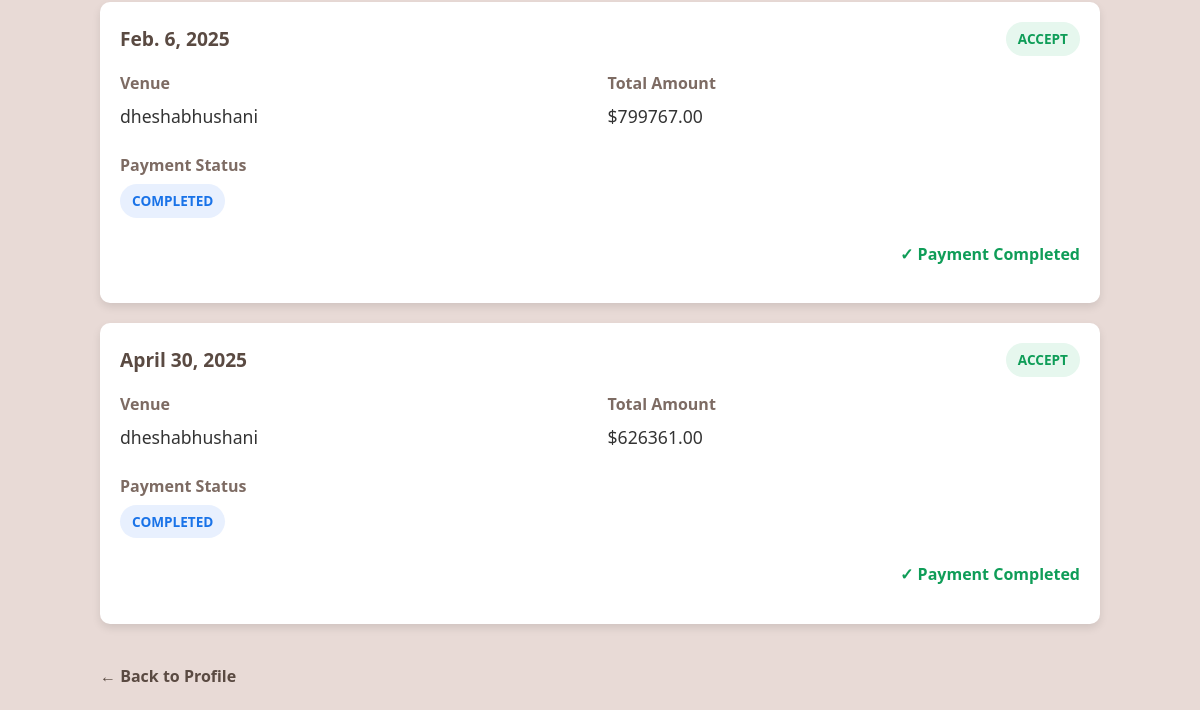
The app's page /view_bookings (signed in, lower part), older data.
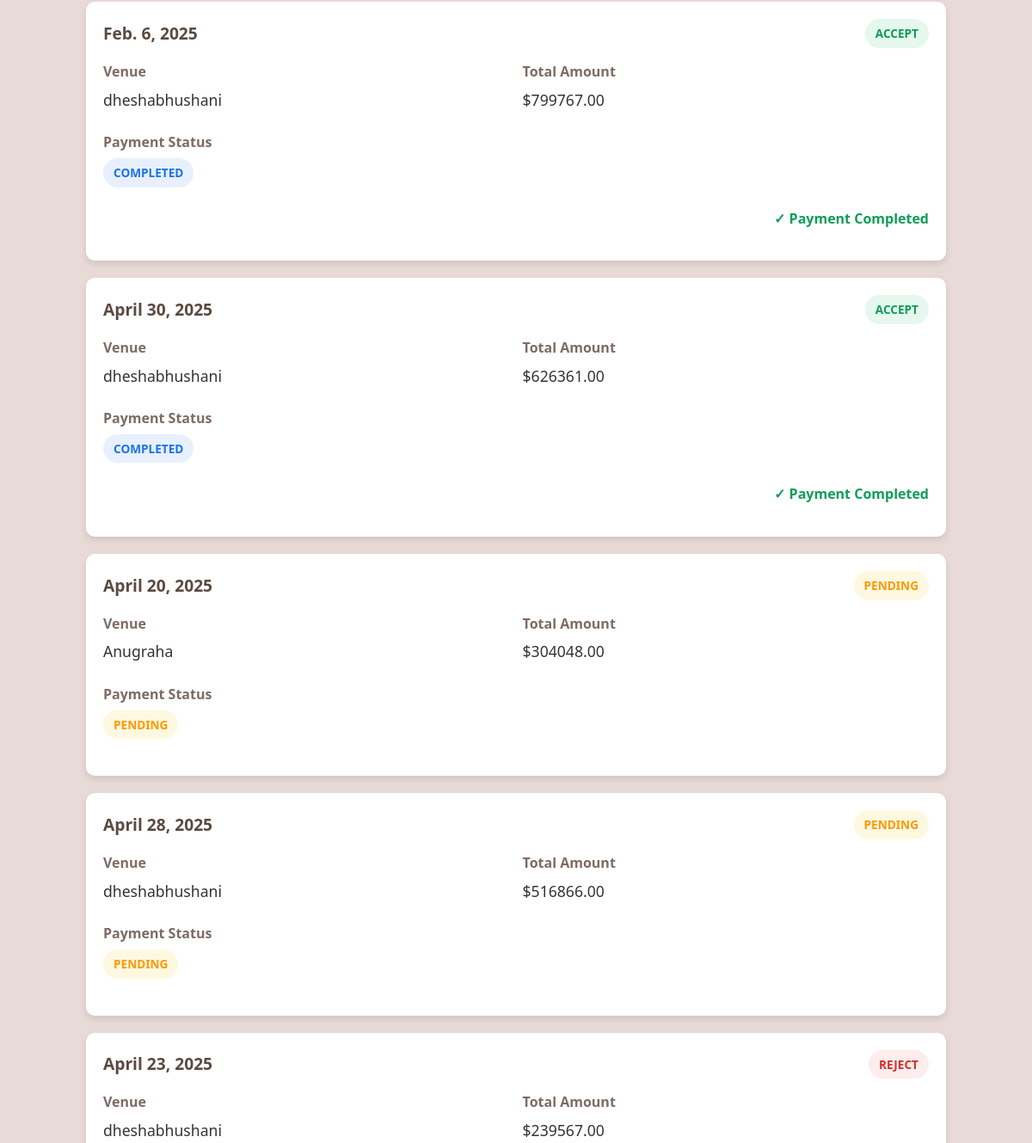
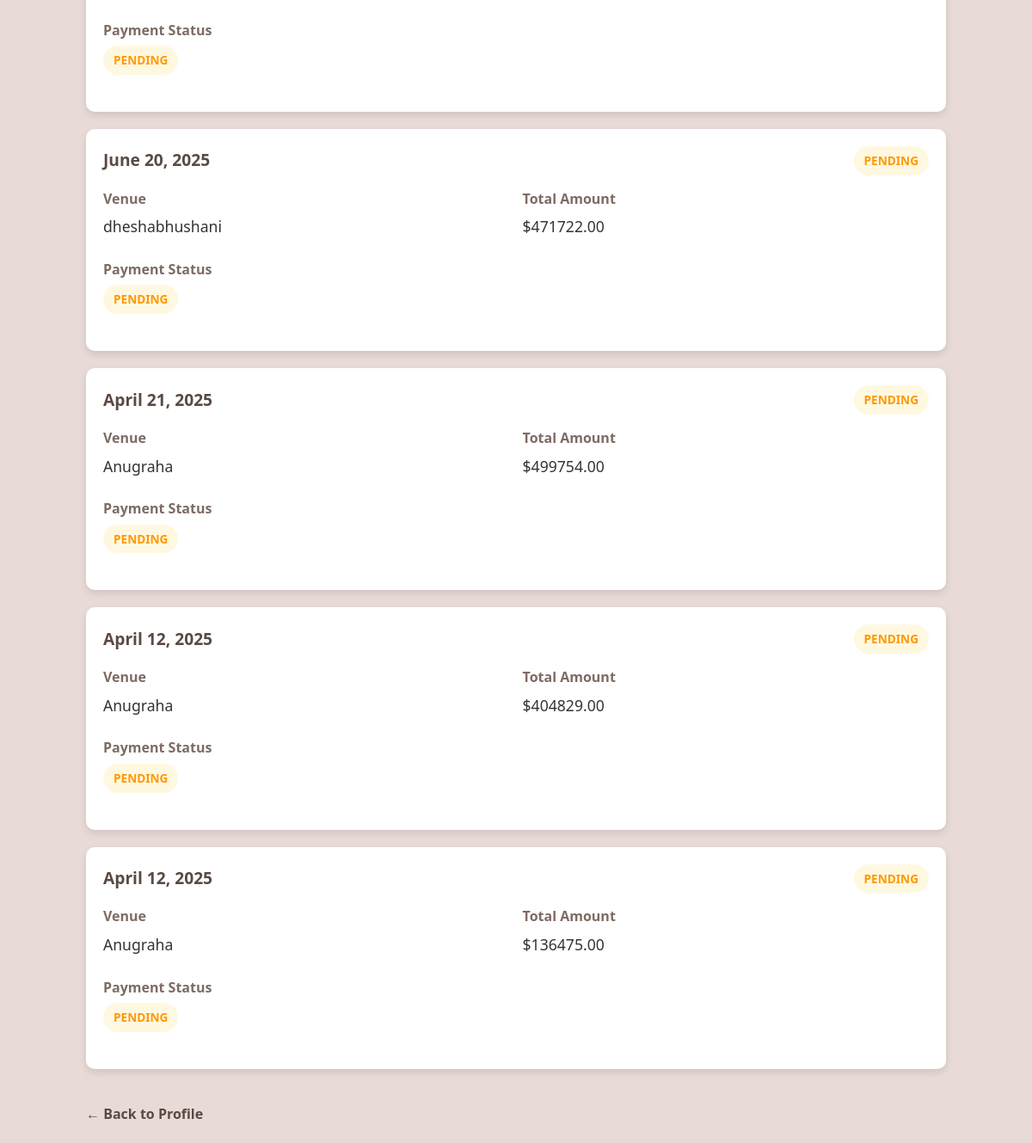
The same page, newer data (2 pictures, top to bottom).
### app/models.py (models this page shows)
class Bookings(models.Model):
    event_date=models.DateField(null=True)
    event_status=models.CharField(max_length=100,default='Pending')
    user_id=models.ForeignKey(User,on_delete=models.CASCADE)
    hall_id=models.ForeignKey(Halls,on_delete=models.CASCADE)
    booking_date=models.DateField(auto_now_add=True)
    payment_status=models.CharField(max_length=100,default='Pending')
    photography=models.CharField(max_length=100,null=True,blank=True)
    no_of_persons=models.IntegerField(null=True,blank=True)
    food_value=models.BooleanField(null=True,blank=True)
    food=models.ForeignKey(Food,on_delete=models.SET_NULL, null=True, blank=True)
    decoration_value=models.BooleanField(null=True,blank=True)
    decoration=models.ForeignKey(Decoration,on_delete=models.SET_NULL, null=True, blank=True)
    photography_cost=models.DecimalField(max_digits=10,decimal_places=2)
    total_payment=models.DecimalField(max_digits=10,decimal_places=2)

class Halls(models.Model):
    name=models.CharField(max_length=100)
    location=models.CharField(max_length=200)
    capacity=models.IntegerField()
    price_per_day=models.DecimalField(max_digits=10,decimal_places=2)
    photo_url=models.ImageField(upload_to='images/')
    description=models.TextField(blank=True,null=True)

### app/views.py (the view)
# urls.py: path('view_bookings',views.view_bookings,name='view_bookings'),
@login_required(login_url='login')
def view_bookings(request):
    user=User.objects.get(id=request.user.id)
    bookings = Bookings.objects.filter(user_id=user)            # Fetch bookings for the logged-in user
    return render(request,'view_bookings.html',{'bookings':bookings})

### templates/view_bookings.html (shortened to what this page needs)
<!DOCTYPE html>
<html lang="en">
<head>
</head>
<body>
    <div class="container">
        {% if bookings %}
            <ul class="booking-list">
                {% for booking in bookings %}
                    <li class="booking-card">
                        <div class="booking-header">
                            <div class="booking-date">{{ booking.event_date }}</div>
                            <div>
                                <span class="status-badge {% if booking.event_status == 'Accept' %}status-accept{% elif booking.event_status == 'Pending' %}status-pending{% else %}status-rejected{% endif %}">
                                    {{ booking.event_status }}
                                </span>
                            </div>
                        </div>
                        <div class="booking-details">
                            <div class="detail-item">
                                <span class="detail-label">Venue</span>
                                <span class="detail-value">{{ booking.hall_id.name }}</span>
                            </div>
                            <div class="detail-item">
                                <span class="detail-label">Total Amount</span>
                                <span class="detail-value">${{ booking.total_payment }}</span>
                            </div>
                            <div class="detail-item">
                                <span class="detail-label">Payment Status</span>
                                <span class="detail-value">
                                    <span class="status-badge {% if booking.payment_status == 'Completed' %}status-completed{% else %}status-pending{% endif %}">
                                        {{ booking.payment_status }}
                                    </span>
                                </span>
                            </div>
                        </div>
                        <div class="payment-status">
                            <form action="{% url 'stripe_payments' id=booking.id %}">
                                {% if booking.event_status == 'Accept' and booking.payment_status == 'pending' %}
                                    <button type="submit" class="btn btn-primary">Make Payment</button>
                                {% elif booking.payment_status == 'Completed' %}
                                    <p class="payment-complete">✓ Payment Completed</p>
                                {% endif %}
                            </form>
                        </div>
                    </li>
                {% endfor %}
            </ul>
        {% else %}
            <div class="empty-state">
                <p>You don't have any bookings yet.</p>
            </div>
        {% endif %}
        <a href="{% url 'profile' %}" class="back-link">← Back to Profile</a>
    </div>
</body>
</html>

Row changes from the older to the newer data that the page shows:
added Bookings: event_date "April 20, 2025", event_status "PENDING", hall_id.name "Anugraha", total_payment "304048.00", payment_status "PENDING"
added Bookings: event_date "April 28, 2025", event_status "PENDING", hall_id.name "dheshabhushani", total_payment "516866.00", payment_status "PENDING"
added Bookings: event_date "April 23, 2025", event_status "REJECT", hall_id.name "dheshabhushani", total_payment "239567.00", payment_status "PENDING"
added Bookings: event_date "June 20, 2025", event_status "PENDING", hall_id.name "dheshabhushani", total_payment "471722.00", payment_status "PENDING"
added Bookings: event_date "April 21, 2025", event_status "PENDING", hall_id.name "Anugraha", total_payment "499754.00", payment_status "PENDING"
added Bookings: event_date "April 12, 2025", event_status "PENDING", hall_id.name "Anugraha", total_payment "404829.00", payment_status "PENDING"
added Bookings: event_date "April 12, 2025", event_status "PENDING", hall_id.name "Anugraha", total_payment "136475.00", payment_status "PENDING"
